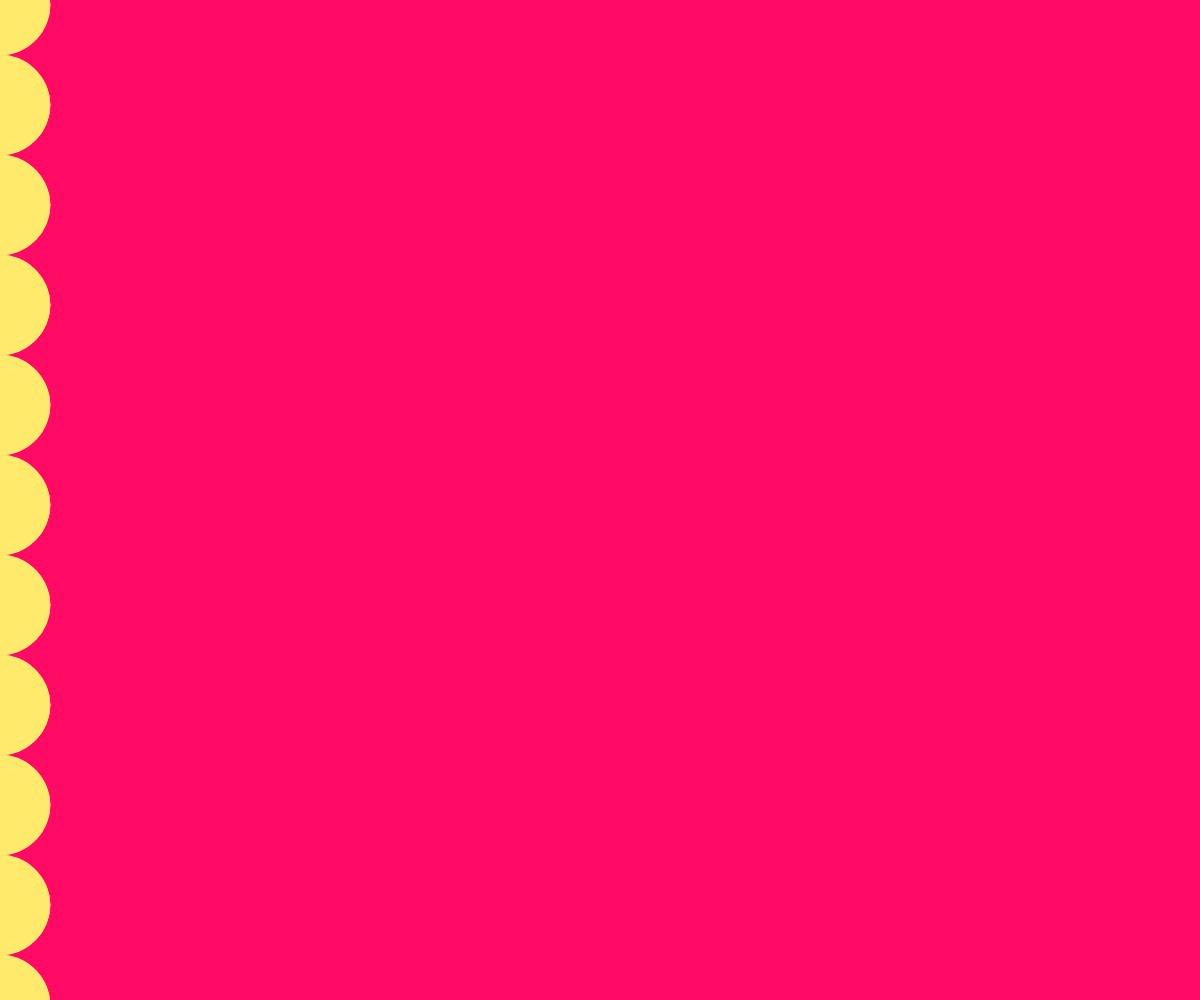
Frame 1 (no input)
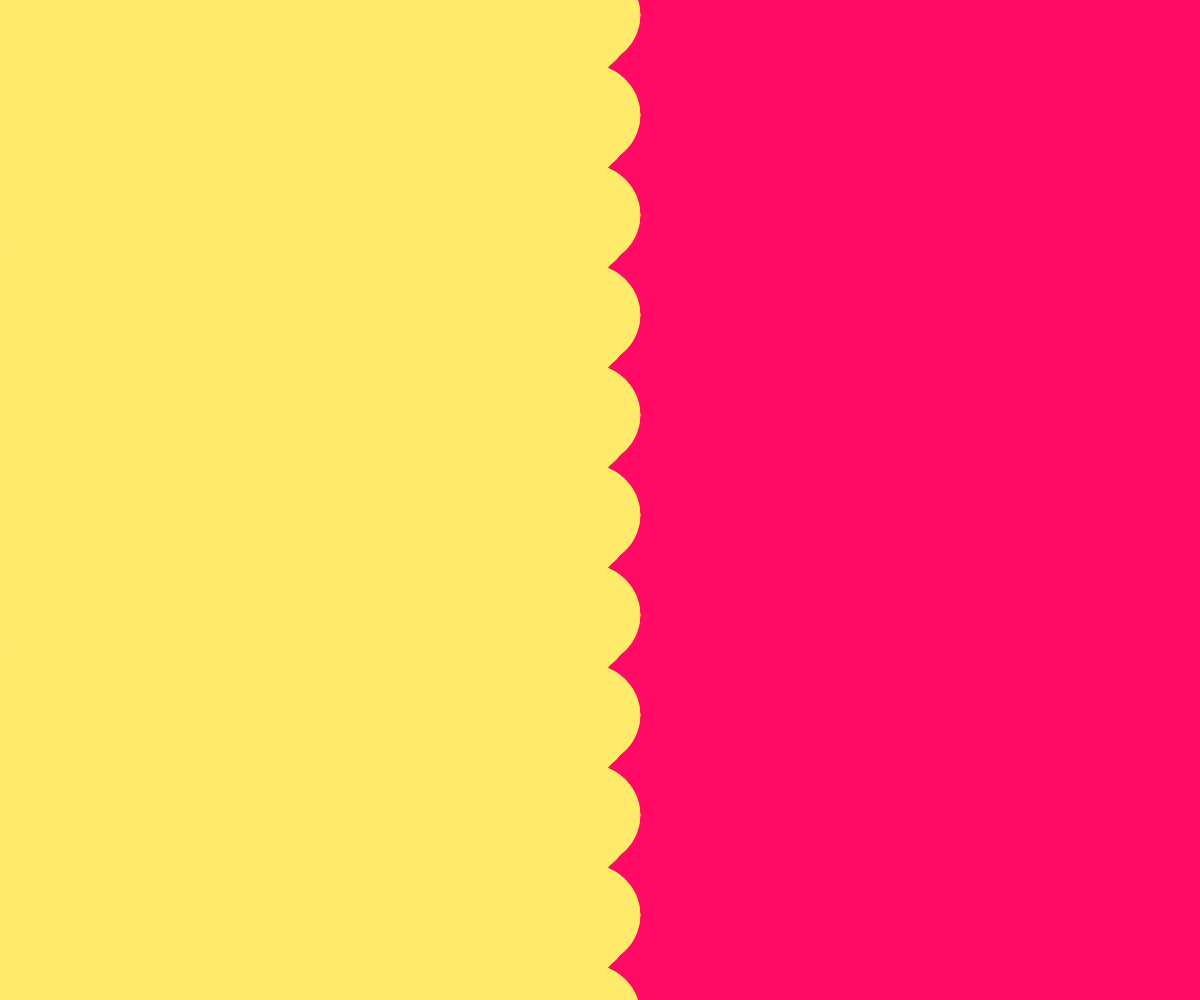
Frame 60 (no input)
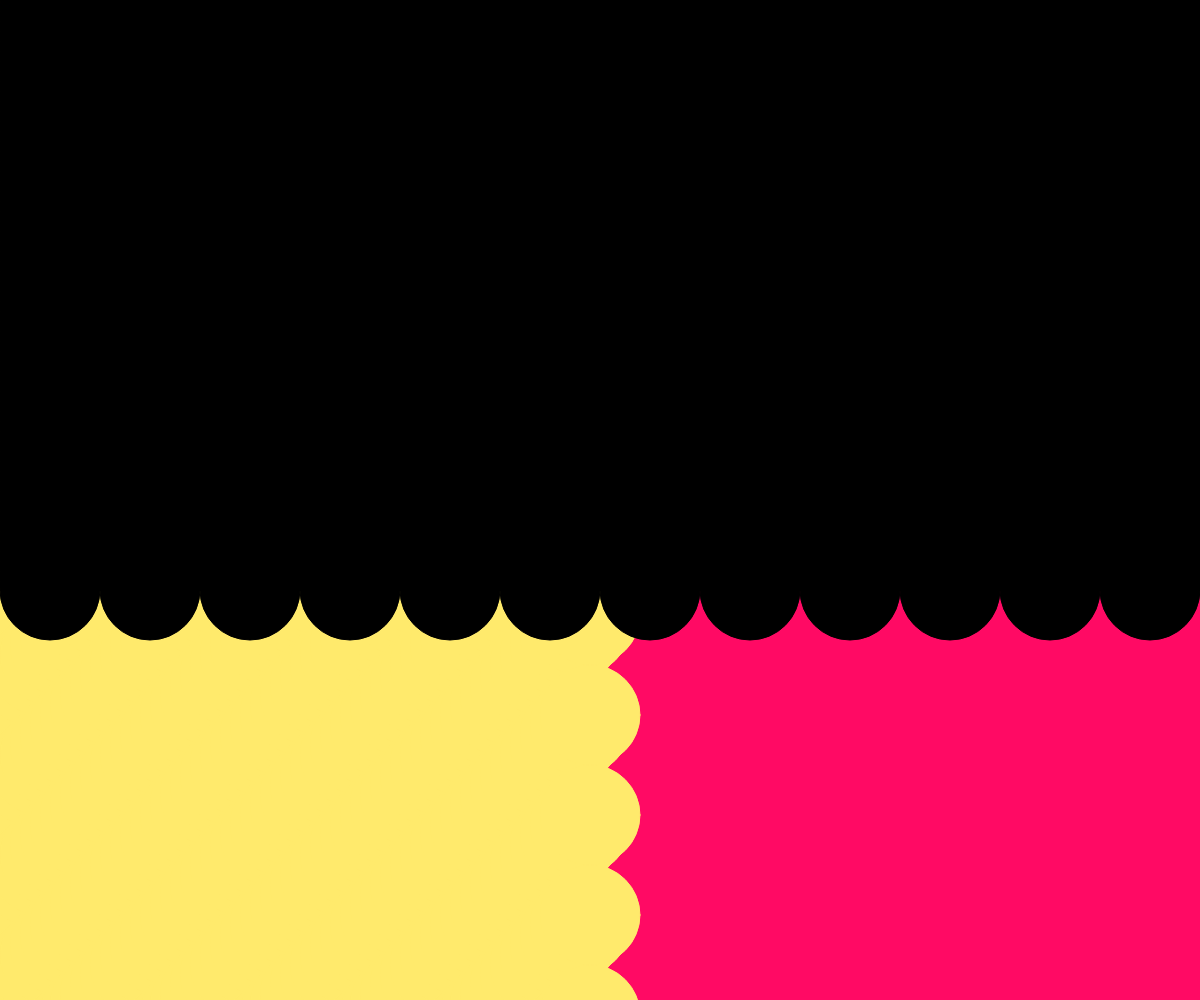
Frame 120 (the mouse pressed at the canvas centre since frame 60)

The p5.js sketch that drew these frames (run headless with seeded random() and noise() and a simulated clock; from frame 60 on, the mouse is pressed at the canvas centre):

// p5.js sketch
// ── sketch.js
var circaX = 0;
var circaY = 5;

var circbY = 0;
var circbX = 50;

var speed = 10;

var state = 1;

function setup(){
    createCanvas(windowWidth, windowHeight);
    background(255, 10, 100);
}

function draw(){
    if(state == 1){
        stroke(255,234,108);
        fill(255,234,108);
    ellipse(circaX, circaY, 100, 100);
    ellipse(circaX, circaY+100, 100, 100);
    ellipse(circaX, circaY+200, 100, 100);
    ellipse(circaX, circaY+300, 100, 100);
    ellipse(circaX, circaY+400, 100, 100);
    ellipse(circaX, circaY+500, 100, 100);
    ellipse(circaX, circaY+600, 100, 100);
    ellipse(circaX, circaY+700, 100, 100);
    ellipse(circaX, circaY+800, 100, 100);
    ellipse(circaX, circaY+900, 100, 100);
    ellipse(circaX, circaY+1000, 100, 100);
    ellipse(circaX, circaY+1100, 100, 100);
    ellipse(circaX, circaY+1200, 100, 100);
    ellipse(circaX, circaY+1300, 100, 100);
    ellipse(circaX, circaY+1400, 100, 100);
    ellipse(circaX, circaY+1500, 100, 100);
    ellipse(circaX, circaY+1600, 100, 100);
    ellipse(circaX, circaY+1700, 100, 100);
    ellipse(circaX, circaY+1800, 100, 100);
    ellipse(circaX, circaY+1900, 100, 100);
    ellipse(circaX, circaY+2000, 100, 100);
    ellipse(circaX, circaY+2100, 100, 100);
    ellipse(circaX, circaY+2200, 100, 100);
    ellipse(circaX, circaY+2300, 100, 100);
    ellipse(circaX, circaY+2400, 100, 100);
    ellipse(circaX, circaY+2500, 100, 100);
    ellipse(circaX, circaY+2600, 100, 100);
    ellipse(circaX, circaY+2700, 100, 100);
    ellipse(circaX, circaY+2800, 100, 100);
    ellipse(circaX, circaY+2900, 100, 100);
    ellipse(circaX, circaY+3000, 100, 100);
    ellipse(circaX, circaY+3100, 100, 100);
    ellipse(circaX, circaY+3200, 100, 100);
    ellipse(circaX, circaY+3300, 100, 100);
        circaX = circaX + speed;
        circaY = circaY - speed;
    }else if(state == 2) {      
        stroke(0);
        fill(0);
    ellipse(circbX, circbY, 100, 100);
    ellipse(circbX+100, circbY, 100, 100);
    ellipse(circbX+200, circbY, 100, 100);        
    ellipse(circbX+300, circbY, 100, 100);
    ellipse(circbX+400, circbY, 100, 100);
    ellipse(circbX+500, circbY, 100, 100);
    ellipse(circbX+600, circbY, 100, 100);        
    ellipse(circbX+700, circbY, 100, 100);
    ellipse(circbX+800, circbY, 100, 100);
    ellipse(circbX+900, circbY, 100, 100);
    ellipse(circbX+1000, circbY, 100, 100);        
    ellipse(circbX+1100, circbY, 100, 100);
    ellipse(circbX+1200, circbY, 100, 100);
    ellipse(circbX+1300, circbY, 100, 100);
    ellipse(circbX+1400, circbY, 100, 100);        
    ellipse(circbX+1500, circbY, 100, 100);
    ellipse(circbX+1600, circbY, 100, 100);
    ellipse(circbX+1700, circbY, 100, 100);
    ellipse(circbX+1800, circbY, 100, 100);        
    ellipse(circbX+1900, circbY, 100, 100);
    ellipse(circbX+2000, circbY, 100, 100);
    ellipse(circbX+2100, circbY, 100, 100);
    ellipse(circbX+22000, circbY, 100, 100);        
    ellipse(circbX+2300, circbY, 100, 100);
    ellipse(circbX+2400, circbY, 100, 100);
    ellipse(circbX+2500, circbY, 100, 100);
    ellipse(circbX+2600, circbY, 100, 100);        
    ellipse(circbX+2700, circbY, 100, 100);
    ellipse(circbX+2800, circbY, 100, 100);
    ellipse(circbX+2900, circbY, 100, 100);
    ellipse(circbX+3000, circbY, 100, 100);        
    ellipse(circbX+3100, circbY, 100, 100);
    ellipse(circbX+3200, circbY, 100, 100);
    ellipse(circbX+3300, circbY, 100, 100);
    ellipse(circbX+3400, circbY, 100, 100);        
    ellipse(circbX+3500, circbY, 100, 100);
        circbY = circbY + speed;
    } 
}


function mousePressed(){
    
    if(state < 2){
        state = state +1;
    }else {
        state = 1}    
}
